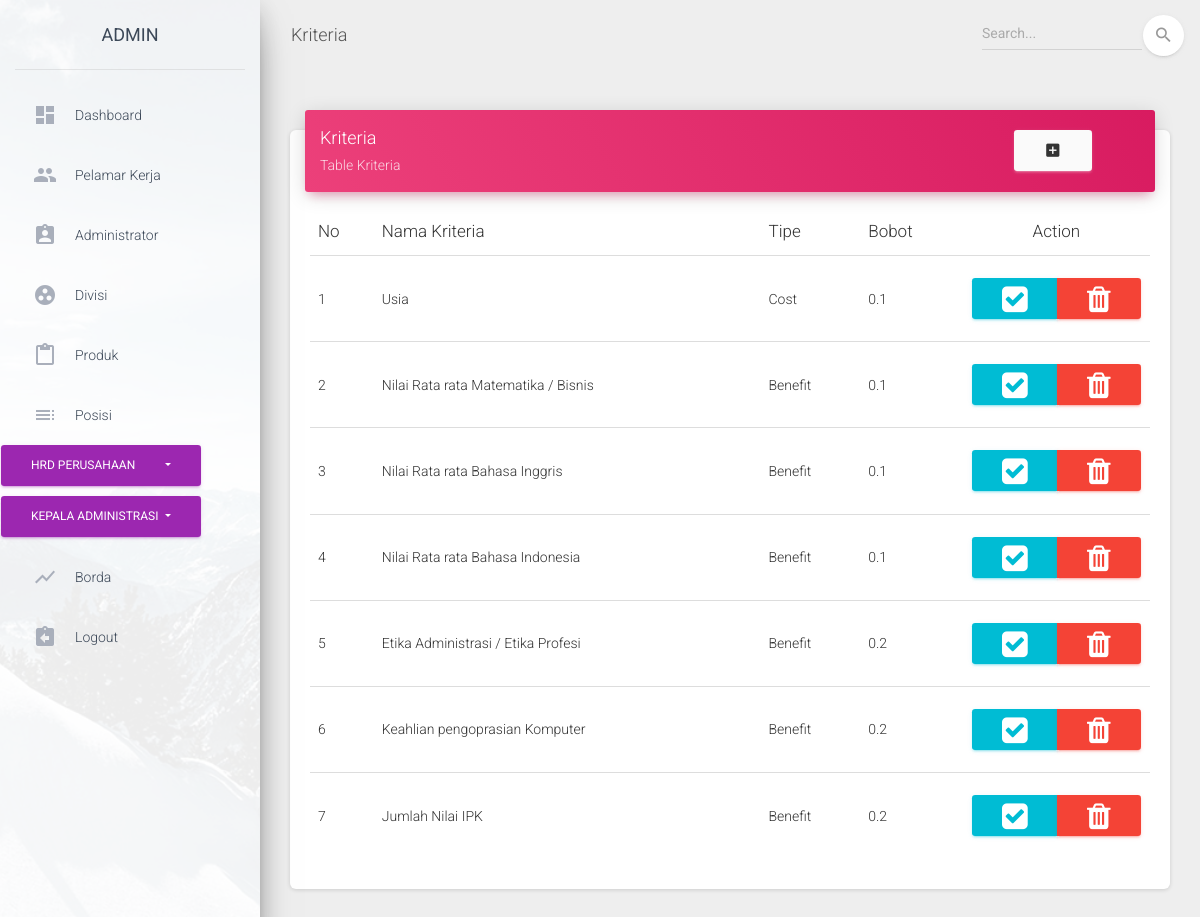
The page /index.php/kriteria on the database its author committed.
### tables this page shows
CREATE TABLE `kriteria` (
  `id_kriteria` int(11) NOT NULL,
  `nama_kriteria` varchar(255) NOT NULL,
  `tipe` varchar(50) NOT NULL,
  `bobot` float NOT NULL
);

### application/controllers/Kriteria.php (called while the page is built, shortened)
<?php
class Kriteria extends CI_Controller {
	public function __construct(){
		$this->load->helper('url','form');
		$this->load->library('form_validation');
		$this->load->model('kriteria_model');
	}
	public function index()
	{
		$object['kriteria_object']=$this->kriteria_model->getDataKriteria();
		$this->load->view('admin/kriteria/template/header');
		$this->load->view('admin/kriteria/kriteria',$object);
		$this->load->view('admin/kriteria/template/footer');
	}
}
?>

### index.php (called while the page is built, shortened)
<?php
require_once BASEPATH.'core/CodeIgniter.php';

### application/models/Kriteria_model.php (called while the page is built, shortened)
<?php
class Kriteria_model extends CI_Model
{
	public function getDataKriteria()
	{
		$this->db->order_by("id_kriteria","asc");
		$query=$this->db->get('kriteria');
		return $query->result();
	}
}
?>

### application/views/admin/kriteria/kriteria.php (the view, shortened to what this page needs)
<div class="content">
      <div class="container-fluid">
          <div class="row">
          <div class="col-md-12">
              <div class="card">
                <div class="card-header card-header-rose">
                  <div class="row">
                    <div class="col-md-10">
                  <h4 class="card-title ">Kriteria</h4>
                  <p class="card-category">Table Kriteria</p>
                  </div>
                  <div class="col-xs-2">
                    <a href="<?= base_url('index.php/Kriteria/create')?>" rel="tooltip" title="Tambah Data" class="btn btn-secondary">
                      <i class="material-icons">add_box</i>
                    </a>
                  </div>
                </div>
              </div>
                <div class="card-body">
                  <div class="table-responsive">
                    <table class="table table-hover" id="example">
                                <thead>
                                    <tr>
                                        <th>No</th>
                                        <th>Nama Kriteria</th>
                                        <th>Tipe</th>
                                        <th>Bobot</th>
                                        <th width="10%"><center>Action</center></th>
                                    </tr>
                                </thead>
                                <tbody>
                                <?php $i=1;
                                 foreach ($kriteria_object as $key) { ?>
                                    <tr>
                                        <td><?php echo $i++?></td>
                                        <td><?php echo $key->nama_kriteria ?></td>
                                        <td><?php echo $key->tipe ?></td>
                                        <td><?php echo $key->bobot ?></td>
                                        <td>
                                         <div class="btn-group">
                                            <a href="<?php echo site_url('Kriteria/update/').$key->id_kriteria ?>" class="btn btn-info"><i class="fa fa-check-square" style="font-size:30px"></i></a>
                                            <a href="<?php echo site_url('Kriteria/delete/').$key->id_kriteria ?>" class="btn btn-danger" onClick="return confirm('Apakah Anda Yakin?')"><i class="fa fa-trash" style="font-size:30px"></i></a>
                                         </div>
                                        </td>
                                    </tr>
                                <?php } ?>
                                </tbody>
                            </table>
                  </div>
                </div>
              </div>
            </div>
            </div>
          </div>
        </div>
      </div>

### rows shown on the page
kriteria: nama_kriteria "Usia", tipe "Cost", bobot "0.1"
kriteria: nama_kriteria "Nilai Rata rata Matematika / Bisnis", tipe "Benefit", bobot "0.1"
kriteria: nama_kriteria "Nilai Rata rata Bahasa Inggris", tipe "Benefit", bobot "0.1"
kriteria: nama_kriteria "Nilai Rata rata Bahasa Indonesia", tipe "Benefit", bobot "0.1"
kriteria: nama_kriteria "Etika Administrasi / Etika Profesi", tipe "Benefit", bobot "0.2"
kriteria: nama_kriteria "Keahlian pengoprasian Komputer", tipe "Benefit", bobot "0.2"
kriteria: nama_kriteria "Jumlah Nilai IPK", tipe "Benefit", bobot "0.2"
